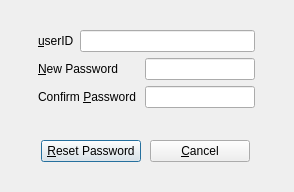
<?xml version="1.0" encoding="UTF-8"?>
<ui version="4.0">
 <class>ForgotLoginDialog</class>
 <widget class="QDialog" name="ForgotLoginDialog">
  <property name="geometry">
   <rect>
    <x>0</x>
    <y>0</y>
    <width>294</width>
    <height>192</height>
   </rect>
  </property>
  <property name="minimumSize">
   <size>
    <width>294</width>
    <height>192</height>
   </size>
  </property>
  <property name="maximumSize">
   <size>
    <width>294</width>
    <height>192</height>
   </size>
  </property>
  <property name="windowTitle">
   <string>BudgetTracker Password Reset</string>
  </property>
  <layout class="QGridLayout" name="gridLayout">
   <item row="1" column="0">
    <spacer name="layoutHSpacer_L">
     <property name="orientation">
      <enum>Qt::Horizontal</enum>
     </property>
     <property name="sizeHint" stdset="0">
      <size>
       <width>40</width>
       <height>20</height>
      </size>
     </property>
    </spacer>
   </item>
   <item row="2" column="1">
    <spacer name="layoutVSpacer_B">
     <property name="orientation">
      <enum>Qt::Vertical</enum>
     </property>
     <property name="sizeHint" stdset="0">
      <size>
       <width>20</width>
       <height>40</height>
      </size>
     </property>
    </spacer>
   </item>
   <item row="1" column="1">
    <layout class="QVBoxLayout" name="mainLayout">
     <item>
      <layout class="QHBoxLayout" name="userIDHLayout">
       <item>
        <widget class="QLabel" name="userIDLabel">
         <property name="text">
          <string>&amp;userID</string>
         </property>
         <property name="buddy">
          <cstring>userIDLineEdit</cstring>
         </property>
        </widget>
       </item>
       <item>
        <widget class="QLineEdit" name="userIDLineEdit">
         <property name="minimumSize">
          <size>
           <width>175</width>
           <height>0</height>
          </size>
         </property>
        </widget>
       </item>
      </layout>
     </item>
     <item>
      <layout class="QHBoxLayout" name="newPasswordHLayout">
       <item>
        <widget class="QLabel" name="newPasswordLabel">
         <property name="text">
          <string>&amp;New Password</string>
         </property>
         <property name="buddy">
          <cstring>newPasswordLineEdit</cstring>
         </property>
        </widget>
       </item>
       <item>
        <widget class="QLineEdit" name="newPasswordLineEdit">
         <property name="maximumSize">
          <size>
           <width>110</width>
           <height>16777215</height>
          </size>
         </property>
         <property name="echoMode">
          <enum>QLineEdit::Password</enum>
         </property>
        </widget>
       </item>
      </layout>
     </item>
     <item>
      <layout class="QHBoxLayout" name="confirmPasswordHLayout">
       <item>
        <widget class="QLabel" name="confirmPasswordLabel">
         <property name="text">
          <string>Confirm &amp;Password</string>
         </property>
         <property name="buddy">
          <cstring>confirmPasswordLineEdit</cstring>
         </property>
        </widget>
       </item>
       <item>
        <widget class="QLineEdit" name="confirmPasswordLineEdit">
         <property name="maximumSize">
          <size>
           <width>110</width>
           <height>16777215</height>
          </size>
         </property>
         <property name="text">
          <string/>
         </property>
         <property name="echoMode">
          <enum>QLineEdit::Password</enum>
         </property>
        </widget>
       </item>
      </layout>
     </item>
     <item>
      <layout class="QHBoxLayout" name="statusHLayout">
       <item>
        <spacer name="statusHSpacer_L">
         <property name="orientation">
          <enum>Qt::Horizontal</enum>
         </property>
         <property name="sizeHint" stdset="0">
          <size>
           <width>40</width>
           <height>20</height>
          </size>
         </property>
        </spacer>
       </item>
       <item>
        <widget class="QLabel" name="statusLabel">
         <property name="text">
          <string/>
         </property>
        </widget>
       </item>
       <item>
        <spacer name="statusHSpacer_R">
         <property name="orientation">
          <enum>Qt::Horizontal</enum>
         </property>
         <property name="sizeHint" stdset="0">
          <size>
           <width>40</width>
           <height>20</height>
          </size>
         </property>
        </spacer>
       </item>
      </layout>
     </item>
     <item>
      <layout class="QHBoxLayout" name="buttonHLayout">
       <item>
        <widget class="QPushButton" name="okButton">
         <property name="minimumSize">
          <size>
           <width>100</width>
           <height>0</height>
          </size>
         </property>
         <property name="maximumSize">
          <size>
           <width>100</width>
           <height>16777215</height>
          </size>
         </property>
         <property name="text">
          <string>&amp;Reset Password</string>
         </property>
        </widget>
       </item>
       <item>
        <widget class="QPushButton" name="cancelButton">
         <property name="minimumSize">
          <size>
           <width>100</width>
           <height>0</height>
          </size>
         </property>
         <property name="maximumSize">
          <size>
           <width>100</width>
           <height>16777215</height>
          </size>
         </property>
         <property name="text">
          <string>&amp;Cancel</string>
         </property>
        </widget>
       </item>
      </layout>
     </item>
    </layout>
   </item>
   <item row="0" column="1">
    <spacer name="layoutVSpacer_T">
     <property name="orientation">
      <enum>Qt::Vertical</enum>
     </property>
     <property name="sizeHint" stdset="0">
      <size>
       <width>20</width>
       <height>40</height>
      </size>
     </property>
    </spacer>
   </item>
   <item row="1" column="2">
    <spacer name="layoutHSpacer_R">
     <property name="orientation">
      <enum>Qt::Horizontal</enum>
     </property>
     <property name="sizeHint" stdset="0">
      <size>
       <width>40</width>
       <height>20</height>
      </size>
     </property>
    </spacer>
   </item>
  </layout>
 </widget>
 <resources/>
 <connections/>
</ui>
